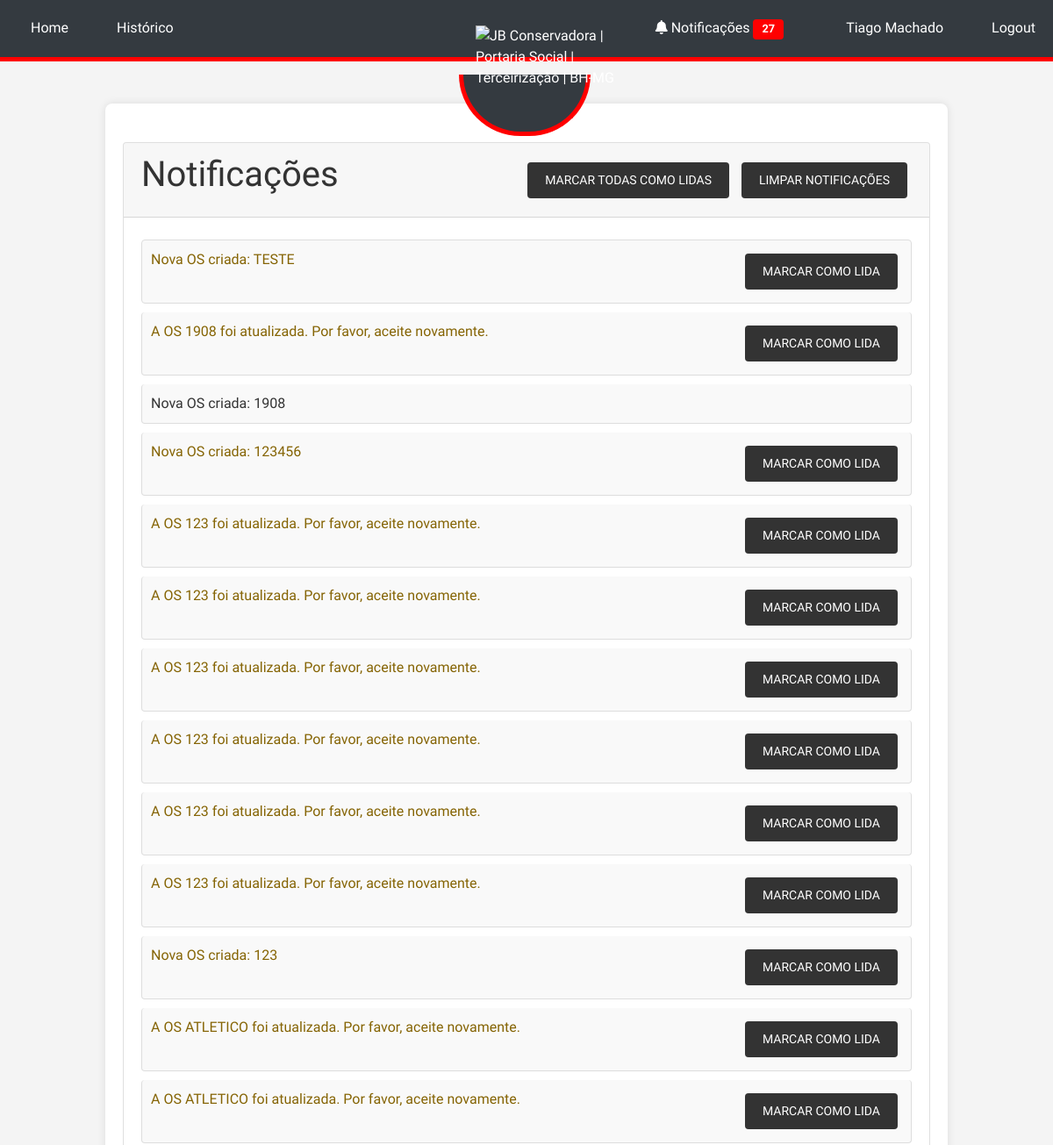
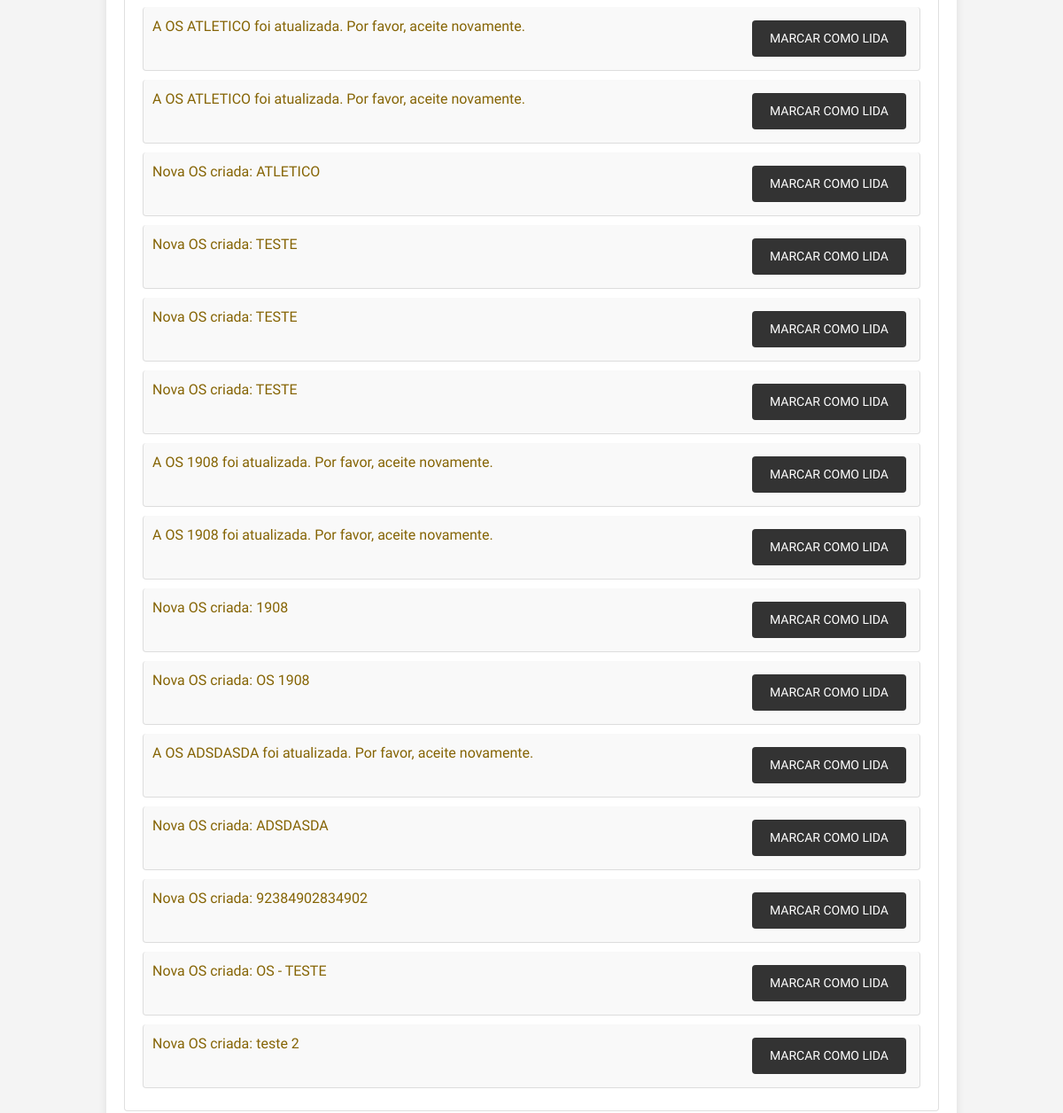
Page /notifications (signed in) on the committed database (2 pictures, top to bottom).
### tables this page shows
CREATE TABLE users (
            id INTEGER PRIMARY KEY AUTOINCREMENT,
            username TEXT NOT NULL UNIQUE,
            password TEXT NOT NULL,
            email TEXT NOT NULL UNIQUE,
            phone TEXT NOT NULL,
            sector TEXT NOT NULL
        );

CREATE TABLE notifications (
            id INTEGER PRIMARY KEY AUTOINCREMENT,
            user_id INTEGER,
            message TEXT,
            is_read INTEGER DEFAULT 0,
            created_at TEXT, os_id INTEGER,
            FOREIGN KEY(user_id) REFERENCES users(id)
        );

### app.py (the view)
    @app.route('/notifications')
    @login_required
    def notifications():
        conn = sqlite3.connect('site.db')
        c = conn.cursor()
        c.execute('SELECT * FROM notifications WHERE user_id = ? ORDER BY created_at DESC', (current_user.id,))
        notifications = c.fetchall()
        conn.close()
        return render_template('notifications.html', notifications=notifications)

### templates/notifications.html
{% extends "base.html" %}
{% block content %}
  <div class="card mt-4">
    <div class="card-header d-flex justify-content-between align-items-center">
      <h1 class="card-title">Notificações</h1>
      <div>
        <a href="{{ url_for('mark_all_as_read') }}" class="btn btn-primary btn-sm">Marcar todas como lidas</a>
        <a href="{{ url_for('clear_notifications') }}" class="btn btn-danger btn-sm">Limpar notificações</a>
      </div>
    </div>
    <div class="card-body">
      <ul class="list-group">
        {% for notification in notifications %}
          <li class="list-group-item {% if not notification[3] %}list-group-item-warning{% endif %}">
            {{ notification[2] }}
            {% if not notification[3] %}
              <a href="{{ url_for('mark_as_read', notification_id=notification[0]) }}" class="btn btn-sm btn-primary float-right ml-2">Marcar como lida</a>
            {% endif %}
          </li>
        {% endfor %}
      </ul>
    </div>
  </div>
{% endblock %}

### templates/base.html (shortened to what this page needs)
<!DOCTYPE html>
<html lang="en">
<head>
    <link rel="stylesheet" href="https://stackpath.bootstrapcdn.com/bootstrap/4.5.2/css/bootstrap.min.css">
    <link rel="stylesheet" href="{{ url_for('static', filename='style.css') }}">
    <link rel="stylesheet" href="https://cdnjs.cloudflare.com/ajax/libs/font-awesome/5.15.3/css/all.min.css">
</head>
<body>
    {% if request.endpoint != 'login' %}
    <div class="navbar">
        <div class="navbar-left">
            <a href="{{ url_for('index') }}" class="menu-item">Home</a>
            {% if current_user.is_authenticated %}
                <a href="{{ url_for('history') }}" class="menu-item">Histórico</a>
            {% else %}
                <a href="{{ url_for('login') }}" class="menu-item">Login</a>
            {% endif %}
        </div>
        <div class="logo-container">
            <img src="https://jbconservadora.com.br/wp-content/uploads/2020/09/logo-final-jb.png" alt="JB Conservadora | Portaria Social | Terceirização | BH-MG" class="logo">
        </div>
        <div class="navbar-right">
            {% if current_user.is_authenticated %}
                <a href="{{ url_for('notifications') }}" class="menu-item mr-3">
                    <i class="fas fa-bell"></i> Notificações
                    {% if g.unread_notifications_count > 0 %}
                        <span class="badge badge-danger">{{ g.unread_notifications_count }}</span>
                    {% endif %}
                </a>
                <a class="menu-item">{{ current_user.username }}</a>
                <a href="{{ url_for('logout') }}" class="menu-item">Logout</a>
            {% endif %}
        </div>
    </div>
    {% endif %}
    <div class="container mt-5">
        {% block content %}{% endblock %}
    </div>
</body>
</html>

### static/style.css (style rules this page uses)
body { font-family: 'Roboto', sans-serif; background-color: #f4f4f4; margin: 0; padding: 0; padding-top: 70px; display: flex; flex-direction: column; align-items: center; justify-content: flex-start; min-height: 100vh; color: #333; }
.container { width: 80%; max-width: 1200px; margin: 20px auto; padding: 20px; background: #fff; box-shadow: 0 0 10px rgba(0, 0, 0, 0.1); border-radius: 8px; }
.navbar { width: 100%; background-color: #333; padding: 10px; display: flex; justify-content: space-between; align-items: center; border-bottom: 5px solid red; position: fixed; top: 0; z-index: 1000; }
.navbar a { color: white; padding: 10px 20px; text-decoration: none; }
h1, h3 { color: #333; text-align: center; }
button, .btn { background-color: #333; color: white; border: none; padding: 10px 20px; margin: 5px; cursor: pointer; border-radius: 4px; text-transform: uppercase; }
.list-group { list-style: none; padding: 0; }
.list-group-item { padding: 10px; margin: 5px 0; background-color: #f9f9f9; border: 1px solid #ddd; border-radius: 4px; }
.badge { padding: 5px 10px; border-radius: 4px; font-size: 0.8em; }
.badge-danger { background-color: red; color: white; }

### templates/base.html (style rules this page uses)
.navbar { position: fixed; top: 0; width: 100%; background-color: #343a40; color: #ffffff; z-index: 1000; padding: 10px 0; }
.navbar .navbar-left, .navbar .navbar-right { display: flex; align-items: center; }
.navbar .navbar-left { flex: 1; justify-content: flex-start; }
.navbar .navbar-right { flex: 1; justify-content: flex-end; }
.navbar .menu-item { margin-left: 15px; color: #ffffff; text-decoration: none; }
.logo-container { position: absolute; top: 100%; left: 52%; transform: translate(-50%, -50%); width: 180px; height: auto; }
.logo-container::before { content: ''; position: absolute; width: 150px; height: 70px; border: 5px solid red; border-top: none; border-bottom-left-radius: 75px; border-bottom-right-radius: 75px; top: 56px; left: -6%; background-color: #343a40; z-index: -1; }
.logo { position: relative; left: 8px; width: 60%; }
.container { margin-top: 70px; }
body { font-family: 'Comfortaa', sans-serif; }

### rows in the picture
users: username "Tiago Machado"
notifications: message "Nova OS criada: TESTE"
notifications: message "A OS 1908 foi atualizada. Por favor, aceite novamente."
notifications: message "Nova OS criada: 1908"
notifications: message "Nova OS criada: 123456"
notifications: message "A OS 123 foi atualizada. Por favor, aceite novamente."
notifications: message "A OS 123 foi atualizada. Por favor, aceite novamente."
notifications: message "A OS 123 foi atualizada. Por favor, aceite novamente."
notifications: message "A OS 123 foi atualizada. Por favor, aceite novamente."
notifications: message "A OS 123 foi atualizada. Por favor, aceite novamente."
notifications: message "A OS 123 foi atualizada. Por favor, aceite novamente."
notifications: message "Nova OS criada: 123"
notifications: message "A OS ATLETICO foi atualizada. Por favor, aceite novamente."
notifications: message "A OS ATLETICO foi atualizada. Por favor, aceite novamente."
notifications: message "A OS ATLETICO foi atualizada. Por favor, aceite novamente."
notifications: message "A OS ATLETICO foi atualizada. Por favor, aceite novamente."
notifications: message "Nova OS criada: ATLETICO"
notifications: message "Nova OS criada: TESTE"
notifications: message "Nova OS criada: TESTE"
notifications: message "Nova OS criada: TESTE"
notifications: message "A OS 1908 foi atualizada. Por favor, aceite novamente."
notifications: message "A OS 1908 foi atualizada. Por favor, aceite novamente."
notifications: message "Nova OS criada: 1908"
notifications: message "Nova OS criada: OS 1908"
notifications: message "A OS ADSDASDA foi atualizada. Por favor, aceite novamente."
notifications: message "Nova OS criada: ADSDASDA"
notifications: message "Nova OS criada: 92384902834902"
notifications: message "Nova OS criada: OS - TESTE"
notifications: message "Nova OS criada: teste 2"

### other values in the picture
{{ g.unread_notifications_count }} "27"
